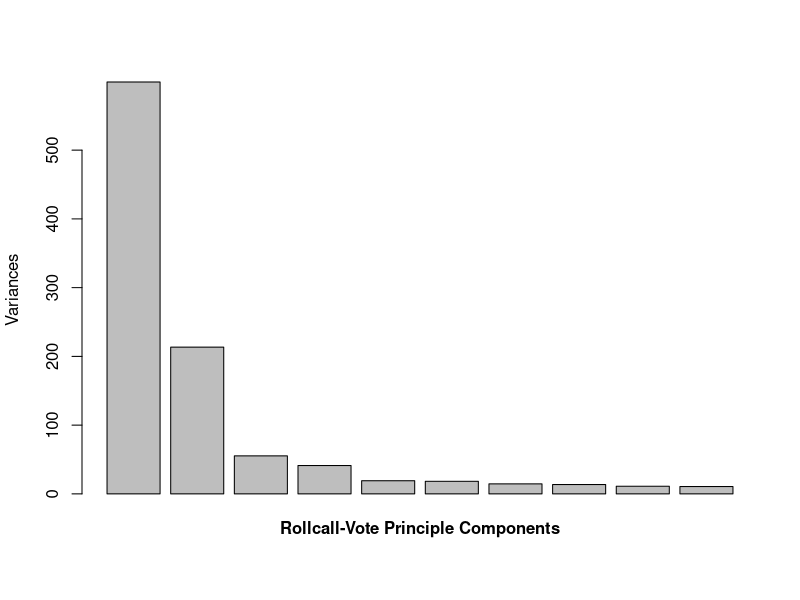

This figure's R source:
library(pscl)

votes <- read.csv("../data/rollcall-votes.csv")
legis <- read.csv("../data/rollcall-members.csv")

pcavote <- prcomp(votes, scale=TRUE)
plot(pcavote, main="")
mtext(side=1, "Rollcall-Vote Principle Components",  line=1, font=2)
